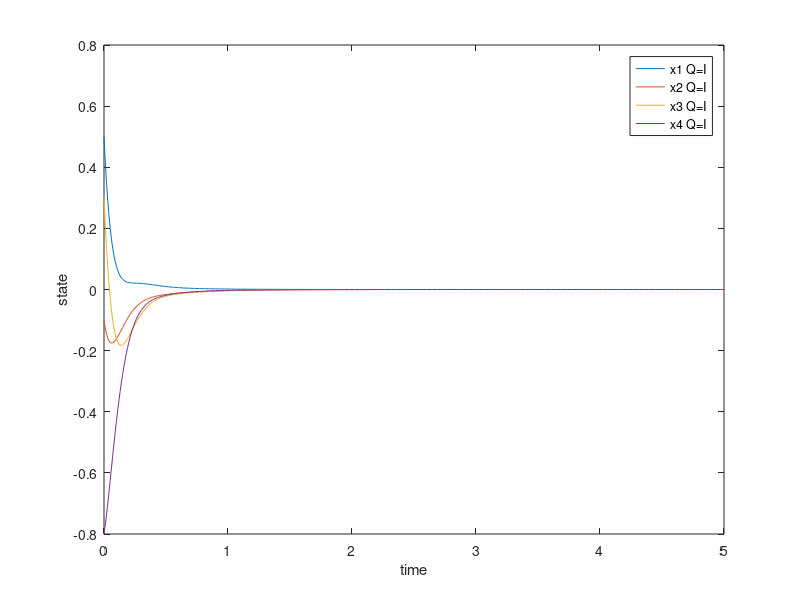

Here is the MATLAB script that generated this plot:
clc;
clear;
load('matrix.mat');
%% lqr
Q1=[1 0 0 0 
   0 1 0 0 
   0 0 1 0 
   0 0 0 1 ].*50;
%R=[1 0
   %0 1].*0.5;
Q2=[1 0 0 0 
   0 1 0 0 
   0 0 1 0 
   0 0 0 1 ];
R=[1 0
   0 1];
gamma1=[A -B/R*B'
    -Q1 -A'];
gamma2=[A -B/R*B'
    -Q2 -A'];
[vector1,value1]=eig(gamma1);
value1=sum(value1);
v1=vector1(:,find(real(value1)<0));
P1=v1(5:8,:)/v1(1:4,:);
K1=inv(R)*B'*P1;
[vector2,value2]=eig(gamma2);
value2=sum(value2);
v2=vector2(:,find(real(value2)<0));
P2=v2(5:8,:)/v2(1:4,:);
K2=inv(R)*B'*P2;
%% draw
t=0:0.01:5;
Af1=A-B*K1;
Af2=A-B*K2;
ss1=ss(Af1,B,C,D);
ss2=ss(Af2,B,C,D);
%x=zeros(4,1)
u0=zeros(size(t,2),2)
%u1=[ones(size(t,2),1),zeros(size(t,2),1)];
%u2=[zeros(size(t,2),1),ones(size(t,2),1)];
%[y1,tout1,x1]=lsim(ss1,u0,t,x0);
%plot(t,x1)
%legend('x1 Q=50I','x2 Q=50I','x3 Q=50I','x4 Q=50I')

%hold on
[y2,tout2,x2]=lsim(ss2,u0,t,x0);
plot(t,x2)
legend('x1 Q=I','x2 Q=I','x3 Q=I','x4 Q=I')
xlabel('time')
ylabel('state')
%figure(2)
%plot(t,y)
%legend('out1','out2')
%lsim(ss,u1,t,x);
%hold on
%lsim(ss1,u2,t,x);

%lsim(ss2,u2,t,x);
%legend('Q=10I','Q=I')